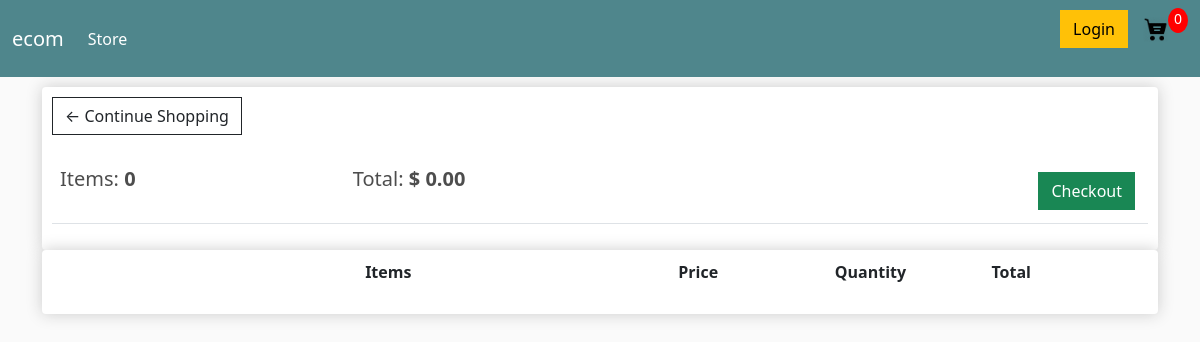
The app's page /cart/ (signed in), older data.
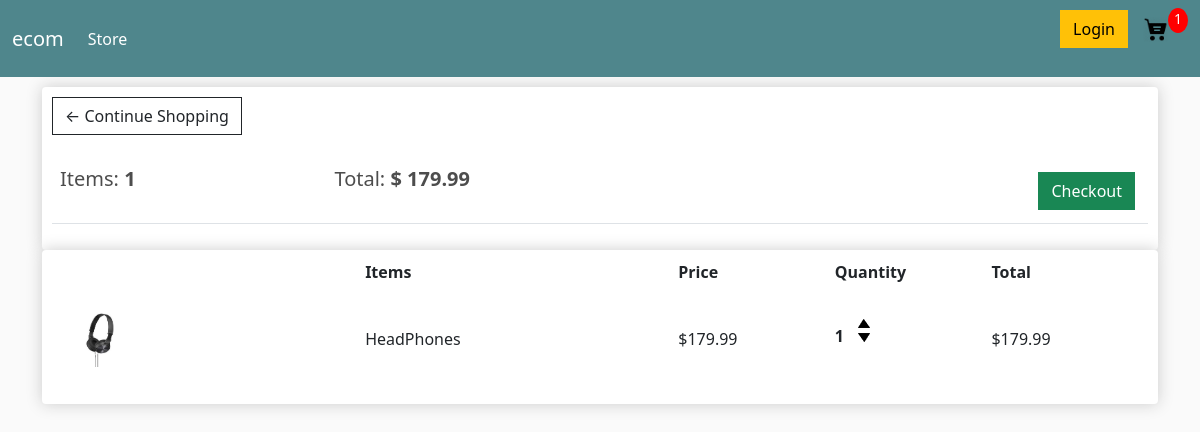
The same page, newer data.
### store/models.py (models this page shows, shortened)
class Order(models.Model):
    customer = models.ForeignKey(Customer, on_delete=models.SET_NULL, blank=True, null=True)
    date_ordered = models.DateTimeField(auto_now_add=True)
    complete = models.BooleanField(default=False, null=True,blank=True)
    transaction_id = models.CharField(max_length=200, null=True)
    @property
    def get_cart_total(self):
        orderitems = self.orderitem_set.all()
        total = sum([item.get_total for item in orderitems])
        return total
    @property
    def get_cart_items(self):
        orderitems = self.orderitem_set.all()
        total = sum([item.quantity for item in orderitems])
        return total

class OrderItem(models.Model):
    product = models.ForeignKey(Product, on_delete=models.SET_NULL, blank=True, null=True)
    order = models.ForeignKey(Order, on_delete=models.SET_NULL, blank=True, null=True)
    quantity = models.IntegerField(default=0, null=True, blank=True)
    date_added = models.DateTimeField(auto_now_add=True)
    @property
    def get_total(self):
        total = self.product.price * self.quantity
        return total

class Product(models.Model):
    name =  models.CharField(max_length=200, null=True)
    price = models.DecimalField(max_digits=7, decimal_places=2)
    digital = models.BooleanField(default=False, null=True, blank=True)
    image = models.ImageField(null=True, blank = True)
    @property
    def imageURL(self):
        try:
            url = self.image.url
        except:
            url=''
        return url

### store/views.py (the view)
# urls.py: path("cart/", views.cart, name="cart"),
def cart(request):
    data = cartData(request)
    cartItems = data['cartItems']
    order = data['order']
    items = data['items']
    context ={'items':items,
                'order':order,
                'cartItems':cartItems}
    return render(request, 'store/cart.html',context)

### store/utils.py (called while the page is built)
def cartData(request):
    if request.user.is_authenticated:
        customer = request.user.customer
        order, created = Order.objects.get_or_create(customer=customer, complete=False)
        items = order.orderitem_set.all()
        cartItems = order.get_cart_items
    else:
        cookieData = cookieCart(request)
        cartItems = cookieData['cartItems']
        order = cookieData['order']
        items = cookieData['items']
    return {'cartItems':cartItems, 'order':order, 'items':items}

### store/templates/store/cart.html (shortened to what this page needs)
{% extends 'store/main.html' %}
{% load static %}
{% block content %}
<div class="row">
    <div class="col-lg-12">
        <div class="box-element">
            <a class="btn btn-outline-dark"href="{% url 'store' %}">&#x2190; Continue Shopping</a>
            <br>
            <br>
            <table class="table">
                <tr>
                    <th><h5>Items: <strong>{{order.get_cart_items}}</strong></h5></th>
                    <th><h5>Total: <strong>$ {{order.get_cart_total|floatformat:2}}</strong></h5></th>
                    <th>
                        <a style="float: right;margin: 5px;"class="btn btn-success" href="{% url 'checkout' %}">Checkout</a>
                    </th>
                </tr>
            </table>
        </div>
        <div class="box-element">
            <div class="cart-row">
                <div style="flex: 2;"><strong>Items</strong></div>
                <div style="flex: 1;"><strong>Price</strong></div>
                <div style="flex: 1;"><strong>Quantity</strong></div>
                <div style="flex: 1;"><strong>Total</strong></div>
            </div>
            {% for item in items %}
            <div class="cart-row cart-area">
                <div style="flex: 2;"><img class="row-image" src="{{item.product.imageURL}}" alt=""></div>
                <div style="flex: 2;">{{item.product.name}}</div>
                <div style="flex: 1;">${{item.product.price|floatformat:2}}</div>
                <div style="flex: 1;">
                    <p class="quantity">{{item.quantity}}</p>
                    <div class="quantity">
                        <img data-product={{item.product.id}} data-action="add" class="chg-quantity update-cart" src="{% static  'store/images/arrow-up.png' %}">
                        <img data-product={{item.product.id}} data-action="remove" class="chg-quantity update-cart" src="{% static  'store/images/arrow-down.png' %}">
                    </div>
                </div>
                <div style="flex: 1;">${{item.get_total|floatformat:2}}</div>
            </div>
            {% endfor %}
        </div>
    </div>
</div>
{% endblock content %}

### store/templates/store/main.html (shortened to what this page needs)
<!DOCTYPE html>
{% load static %}
<html lang="en">
<head>
    <link href="https://cdn.jsdelivr.net/npm/bootstrap@5.1.0/dist/css/bootstrap.min.css" rel="stylesheet">
    <link rel="stylesheet" type="text/css" href="{% static 'store/styles.css' %}">
  </head>
<body>
  <nav class="navbar navbar-expand-lg navbar-dark bg-dark">
    <div class="container-fluid">
      <a class="navbar-brand" href="{% url 'store' %}">ecom</a>
      <div class="collapse navbar-collapse" id="navbarSupportedContent">
        <ul class="navbar-nav me-auto mb-2 mb-lg-0">
          <li class="nav-item">
            <a class="nav-link active" aria-current="page" href="{% url 'store' %}">Store</a>
          </li>
        </ul>
        <div class="form-inline my-2 my-lg-0">
          <div class="cart-row">
            <a href="#"class="btn btn-warning">Login</a>
          <a href="{% url 'cart' %}">
            <img id="cart-icon" src="{% static 'store/images/cart.png' %}">
          </a>
          <p id="cart-total">{{cartItems}}</p>
          </div>
        </div>
      </div>
    </div>
  </nav>
    <div class="container">
        {% block content %}
        {% endblock content %}
    </div>
  </body>
</html>

### store/static/store/styles.css (style rules this page uses)
body { background-color: hsl(0, 0%, 98%); }
img { width: 100%; }
h1,h2,h3,h4,h5,h6 { color:hsl(0, 0%, 30%); }
.box-element { box-shadow:hsl(0, 0%, 80%) 0 0 16px; background-color: #fff; border-radius: 4px; padding: 10px; }
.bg-dark { background-color: #4f868c!important; }
#cart-icon { width:25px; display: inline-block; margin-left: 15px; }
#cart-total { display: block; text-align: center; color:#fff; background-color: red; width: 20px; height: 25px; border-radius: 50%; font-size: 14px; }
.col-lg-4, .col-lg-6, .col-lg-8, .col-lg-12 { margin-top: 10px; }
.btn { border-radius: 0; }
.row-image { width: 100px; }
.cart-area { height: 10vh; }
.cart-row { display: flex; align-items: center; padding-bottom: 10px; margin-bottom: 10px; }
.quantity { display: inline-block; font-weight: 700; padding-right:10px; }
.chg-quantity { width: 12px; cursor: pointer; display: block; margin-top: 5px; transition:.1s; }

Row changes from the older to the newer data that the page shows:
no longer on this page (row edited): Order: get_cart_items "0", get_cart_total "0.00"
added Order: get_cart_items "1", get_cart_total "179.99"
added OrderItem: product.imageURL (picture), product.name "HeadPhones", product.price "179.99", quantity "1", get_total "179.99"
Text that changed along with them:
{{ cartItems }}: "0" → "1"
